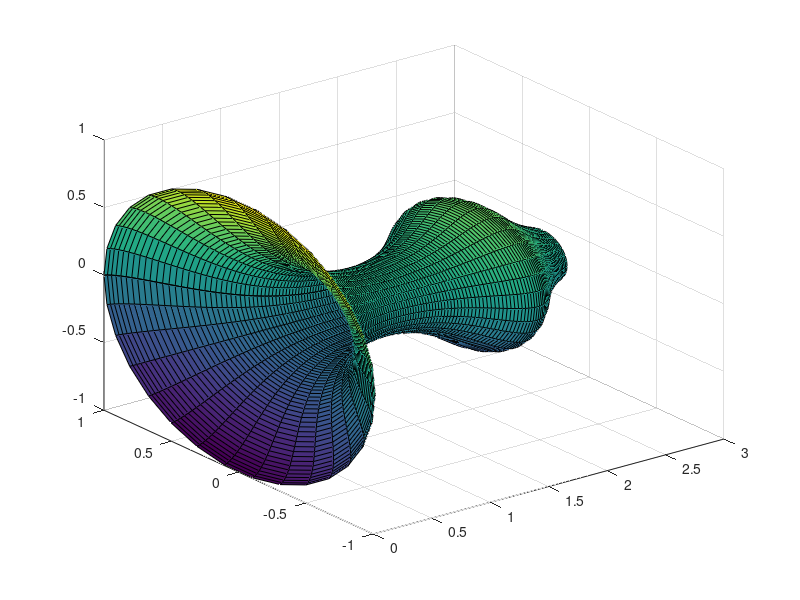

MATLAB code to generate this figure:
% Indata.
h = 0.1
b = 2.6
a = 0
% h = (b - a) / n => n = (b - a) / h
n = (b - a) / h

y = @(x) exp(-x./3)./(2 - cos(pi.*x));
y2 = @(x) (exp(-x./3)./(2 - cos(pi.*x))).^2;

x = h * (0:n);
y2x = y2(x);

% Trapetsmetoden.
t = @(f, h) h * (sum(f) - (f(1) + f(n + 1)) / 2)

V1 = pi * t(y2x, h) % 1.6406

h = 0.05;
n = (b - a) / h;
x = h * (0:n);
y2x = y2(x);


V2 = pi * t(y2x, h) % 1.6372
S = V2 + (V2 - V1) / 3 % 1.6361
% Vi kan av V1, V2 och S dra slutsatsen att volymen av
% rotationskroppen är (tre siffors precision) 1.64.

% V bekräftar ovanstående slutsats.
V = pi * integral(y2, a, b) % 1.6392

x = [a: 0.02: b]';
f = y(x);
fi = [0: 2 * pi / 30: 2 * pi];
X = x * ones(size(fi));
Y = f * cos(fi);
Z = f * sin(fi);
surf(X, Y, Z)
% Rotationskroppen har en längd på 2.6 och verkar ha en genomsnitts-
% radie på 0.4. Dess volym borde därför vara Ve = 2.6 * pi * 0.4^2.

Ve = 2.6 * pi * 0.4^2 % 1.3069
% Ovanstående gissning är inte korrekt eftersom gissningen på 
% radien är extremt grov, men resultatet är i samma bollpark som
% vår volymberäkning via trapetsmetoden att vi kan lita på att 
% rotationskroppens volym är ungefär 1.64.
